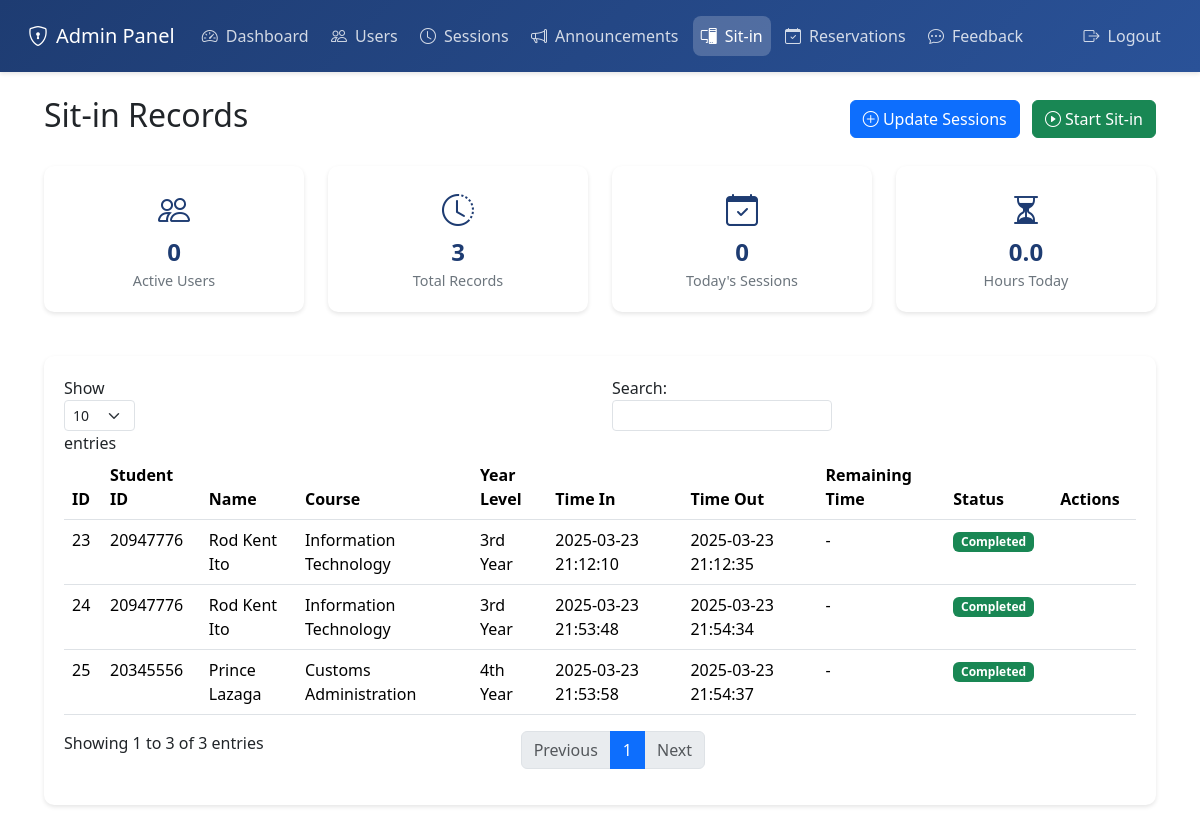
/admin/sitin (signed in), run on an earlier commit of the app's database.
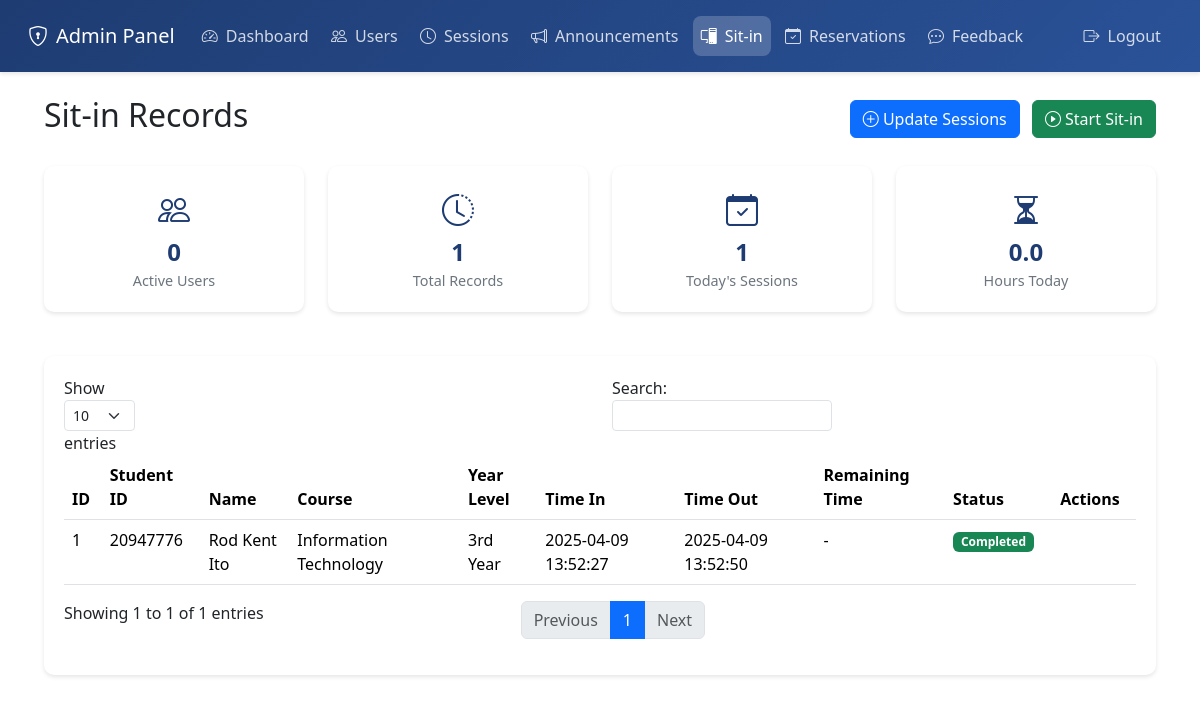
And on a later commit of the database.
### tables this page shows
CREATE TABLE sit_in_history (
                id INTEGER PRIMARY KEY AUTOINCREMENT,
                user_id INTEGER NOT NULL,
                date DATE NOT NULL,
                time_in TIMESTAMP NOT NULL,
                time_out TIMESTAMP,
                status TEXT DEFAULT 'active',
                purpose TEXT,
                lab_unit TEXT,
                duration INTEGER,
                allocated_duration INTEGER,
                FOREIGN KEY (user_id) REFERENCES users (id)
            );

CREATE TABLE users (
                id INTEGER PRIMARY KEY AUTOINCREMENT,
                username TEXT UNIQUE NOT NULL,
                password TEXT NOT NULL,
                firstname TEXT NOT NULL,
                midname TEXT,
                lastname TEXT NOT NULL,
                email TEXT UNIQUE NOT NULL,
                course TEXT NOT NULL,
                yearlevel TEXT NOT NULL,
                is_admin INTEGER DEFAULT 0,
                profile_pic TEXT,
                remaining_sessions INTEGER DEFAULT 0,
                points INTEGER DEFAULT 0
            );

### app.py (the view)
    def decorated_function(*args, **kwargs):
        print("==== ADMIN REQUIRED DECORATOR ====")
        print("Current session:", session)
        print("'admin' in session:", 'admin' in session)
        if 'admin' in session:
            print("session['admin'] value:", session['admin'])
        if 'user' in session:
            print("User in session:", session['user'])
            if 'is_admin' in session['user']:
                print("user['is_admin'] value:", session['user']['is_admin'])
        if "admin" not in session or not session["admin"]:
            print("Admin authentication failed, redirecting to login")
            flash("Please login as admin first.", "error")
            return redirect(url_for("login_page"))
        print("Admin authentication successful")
        return f(*args, **kwargs)

### app.py (called while the page is built)
def get_db():
    con = sqlite3.connect("users.db")
    con.row_factory = sqlite3.Row
    return con

### templates/admin_sitin.html (shortened to what the changed rows need)
<!DOCTYPE html>
<html lang="en">
<head>
    <link href="https://cdn.jsdelivr.net/npm/bootstrap@5.3.2/dist/css/bootstrap.min.css" rel="stylesheet">
    <link rel="stylesheet" href="https://cdn.jsdelivr.net/npm/bootstrap-icons@1.11.1/font/bootstrap-icons.css">
</head>
<body>
    <div class="main-content">
        <div class="container-fluid">
            <div class="d-flex justify-content-between align-items-center mb-4">
                <h2>Sit-in Records</h2>
            </div>
            <div class="row mb-4">
                <div class="col-md-3">
                    <div class="stats-card">
                        <i class="bi bi-clock-history stats-icon"></i>
                        <div class="stats-value">{{ stats.total_records }}</div>
                        <div class="stats-label">Total Records</div>
                    </div>
                </div>
                <div class="col-md-3">
                    <div class="stats-card">
                        <i class="bi bi-calendar-check stats-icon"></i>
                        <div class="stats-value">{{ stats.today_sessions }}</div>
                        <div class="stats-label">Today's Sessions</div>
                    </div>
                </div>
            </div>
            <div class="sitin-card">
                <div class="table-responsive">
                    <table class="table table-hover" id="sitinTable">
                        <thead>
                            <tr>
                                <th>ID</th>
                                <th>Student ID</th>
                                <th>Name</th>
                                <th>Course</th>
                                <th>Year Level</th>
                                <th>Time In</th>
                                <th>Time Out</th>
                                <th>Remaining Time</th>
                                <th>Status</th>
                                <th>Actions</th>
                            </tr>
                        </thead>
                        <tbody>
                            {% for record in records %}
                            <tr>
                                <td>{{ record.session_id }}</td>
                                <td>{{ record.student_id }}</td>
                                <td>{{ record.student_name }}</td>
                                <td>{{ record.course }}</td>
                                <td>{{ record.yearlevel }}</td>
                                <td>{{ record.time_in }}</td>
                                <td>{{ record.time_out or 'Active' }}</td>
                                <td>
                                    {% if record.status == 'active' %}
                                        <span class="timer" data-start="{{ record.time_in }}" data-duration="{{ record.duration }}">Loading...</span>
                                    {% else %}
                                        -
                                    {% endif %}
                                </td>
                                <td>
                                    <span class="badge {% if record.status == 'active' %}bg-primary{% else %}bg-success{% endif %}">
                                        {{ record.status|title }}
                                    </span>
                                </td>
                                <td>
                                </td>
                            </tr>
                            {% endfor %}
                        </tbody>
                    </table>
                </div>
            </div>
        </div>
    </div>
</body>
</html>

What changed in the data, as far as the page shows it:
removed sit_in_history: session_id "25", student_id "20345556", student_name "Prince Lazaga", course "Customs Administration", yearlevel "4th Year", time_in "2025-03-23 21:53:58", time_out "2025-03-23 21:54:37", status "Completed"
removed sit_in_history: session_id "24", student_id "20947776", student_name "Rod Kent Ito", course "Information Technology", yearlevel "3rd Year", time_in "2025-03-23 21:53:48", time_out "2025-03-23 21:54:34", status "Completed"
removed sit_in_history: session_id "23", student_id "20947776", student_name "Rod Kent Ito", course "Information Technology", yearlevel "3rd Year", time_in "2025-03-23 21:12:10", time_out "2025-03-23 21:12:35", status "Completed"
added sit_in_history: session_id "1", student_id "20947776", student_name "Rod Kent Ito", course "Information Technology", yearlevel "3rd Year", time_in "2025-04-09 13:52:27", time_out "2025-04-09 13:52:50", status "Completed"
Also different on the page:
{{ stats.total_records }}: "3" → "1"
{{ stats.today_sessions }}: "0" → "1"
text written by a page script: "Show entries Search: Showing 1 to 3 of 3 entries Previous 1 Next" → "Show entries Search: Showing 1 to 1 of 1 entries Previous 1 Next"
